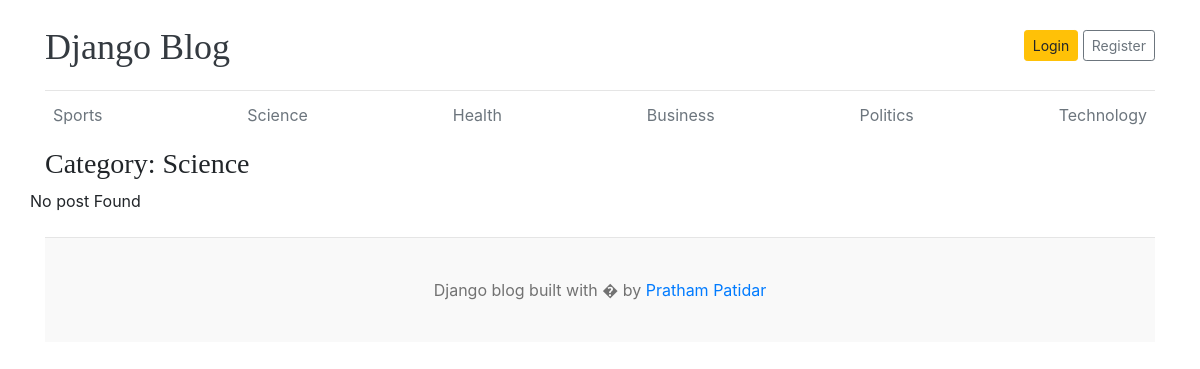
The app's page /category/2/ with its own data.
### blogs/models.py (models this page shows)
class Category(models.Model):
    category_name=models.CharField(max_length=50,unique=True)
    created_at=models.DateTimeField(auto_now_add=True)
    updated_at=models.DateTimeField(auto_now=True)
    def __str__(self):
        return self.category_name

### blogs/views.py (the view)
# urls.py: path("<int:category_id>/",views.posts_by_category,name="posts_by_category"),
def posts_by_category(request,category_id):
    posts=Blog.objects.filter(status='Published',category=category_id)
    try:
        category=Category.objects.get(pk=category_id)
    except:
        return redirect("home")
    context={
        'posts': posts,
        'category':category ,
    }
    return render(request,'posts_by_category.html',context)

### blogs/context_processors.py (called while the page is built)
def get_categories(request):
    categories=Category.objects.all()
    return dict(categories=categories)

### templates/posts_by_category.html
{% extends "base.html" %}
  {% block content %}
    <h3>Category: {{ category}}</h3>
      <div class="row mb-2">
        {% if posts  %}
        {% for post in posts %}
            <div class="col-md-6">
              <div class="card border-0" >
                <div class="card-body">
                  <h3><a href="{% url 'blogs' post.slug %}" class="text-dark" >{{ post.title }}</a></h3>
                  <small class="mb-1 text-muted">{{ post.created_at | timesince }} | {{post.author}}</small>
                  <p class="card-text">{{ post.short_description | truncatewords:25 }}</p>
                </div>
              </div>
            </div>
        {% endfor %}
        {% else%}
        <p>No post Found</p>
        {% endif %}
      </div>
  {% endblock  %}

### templates/base.html (shortened to what this page needs)
{% load static %}
<!DOCTYPE html>
<html lang="en">
<head>
    <link href="https://getbootstrap.com/docs/4.0/dist/css/bootstrap.min.css" rel="stylesheet">
    <link href="{% static 'css/blog.css'%}" rel="stylesheet">
  </head>
<body>
    <div class="container">
      <header class="blog-header py-3">
        <div class="row flex-nowrap justify-content-between align-items-center">
          <div class="col-8 pt-1">
            <a class="blog-header-logo text-dark" href="/">Django Blog</a>
          </div>
          <div class="col-4 d-flex justify-content-end align-items-center">
            <a class="btn btn-sm btn-warning" href="#">Login</a> &nbsp;
            <a class="btn btn-sm btn-outline-secondary" href="#">Register</a>
          </div>
        </div>
      </header>
      <div class="nav-scroller py-1 mb-2">
        <nav class="nav d-flex justify-content-between">
          {% for cat in categories %}
          <a class="p-2 text-muted" href="{% url 'posts_by_category' cat.id %}">{{ cat.category_name}}</a>
          {% endfor %}
        </nav>
      </div>
{% block content %}
{% endblock %}
<footer class="blog-footer">
  <p>Django blog built with � by <a href="#">Pratham Patidar</a></p>
</footer>
</body>
</html>

### blog_main/static/css/blog.css (style rules this page uses)
.blog-header { border-bottom: 1px solid #e5e5e5; }
.blog-header-logo { font-family: "Playfair Display", Georgia, "Times New Roman", serif ; font-size: 2.25rem; }
h1, h2, h3, h4, h5, h6 { font-family: "Playfair Display", Georgia, "Times New Roman", serif ; }
.blog-footer { padding: 2.5rem 0; color: #727272; text-align: center; background-color: #f9f9f9; border-top: .05rem solid #e5e5e5; }
.blog-footer p:last-child { margin-bottom: 0; }

### records on screen
Category: category_name "Sports"
Category: category_name "Science"
Category: category_name "Health"
Category: category_name "Business"
Category: category_name "Politics"
Category: category_name "Technology"
